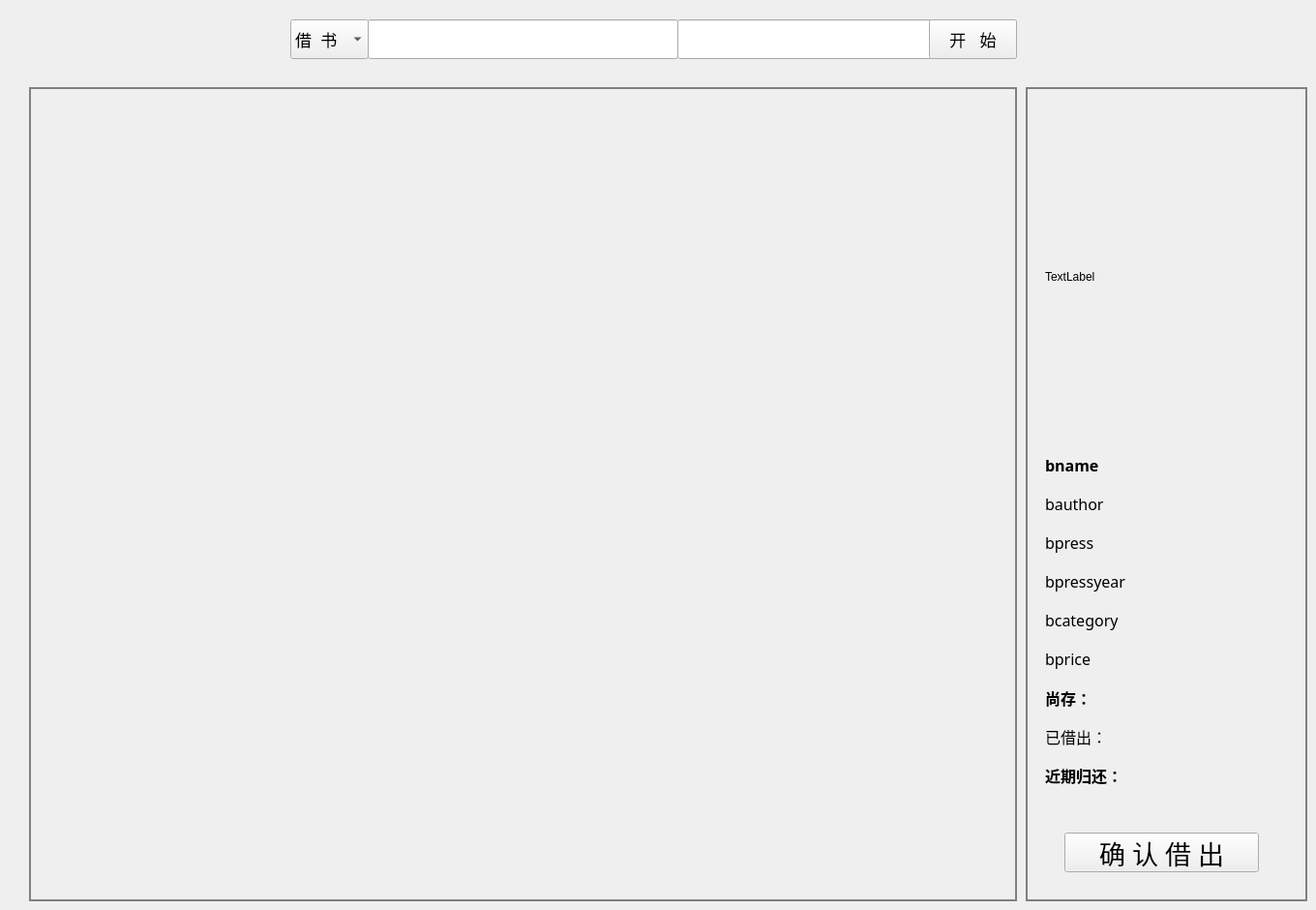
    <widget class="QWidget" name="tab_4">
     <attribute name="title">
      <string>借/还书</string>
     </attribute>
     <widget class="QLineEdit" name="lineEdit_10">
      <property name="geometry">
       <rect>
        <x>700</x>
        <y>20</y>
        <width>351</width>
        <height>41</height>
       </rect>
      </property>
      <property name="font">
       <font>
        <pointsize>14</pointsize>
       </font>
      </property>
     </widget>
     <widget class="QComboBox" name="comboBox">
      <property name="geometry">
       <rect>
        <x>300</x>
        <y>20</y>
        <width>81</width>
        <height>41</height>
       </rect>
      </property>
      <property name="font">
       <font>
        <pointsize>13</pointsize>
       </font>
      </property>
      <item>
       <property name="text">
        <string>借  书</string>
       </property>
      </item>
      <item>
       <property name="text">
        <string>还  书</string>
       </property>
      </item>
     </widget>
     <widget class="QToolButton" name="toolButton_5">
      <property name="geometry">
       <rect>
        <x>960</x>
        <y>20</y>
        <width>91</width>
        <height>41</height>
       </rect>
      </property>
      <property name="font">
       <font>
        <pointsize>13</pointsize>
       </font>
      </property>
      <property name="text">
       <string>开   始</string>
      </property>
     </widget>
     <widget class="QFrame" name="frame_5">
      <property name="geometry">
       <rect>
        <x>30</x>
        <y>90</y>
        <width>1021</width>
        <height>841</height>
       </rect>
      </property>
      <property name="styleSheet">
       <string notr="true">border:2px solid gray;</string>
      </property>
      <property name="frameShape">
       <enum>QFrame::StyledPanel</enum>
      </property>
      <property name="frameShadow">
       <enum>QFrame::Raised</enum>
      </property>
     </widget>
     <widget class="QLineEdit" name="lineEdit_21">
      <property name="geometry">
       <rect>
        <x>380</x>
        <y>20</y>
        <width>321</width>
        <height>41</height>
       </rect>
      </property>
      <property name="font">
       <font>
        <pointsize>14</pointsize>
       </font>
      </property>
     </widget>
     <widget class="QFrame" name="frame_6">
      <property name="geometry">
       <rect>
        <x>1060</x>
        <y>90</y>
        <width>291</width>
        <height>841</height>
       </rect>
      </property>
      <property name="font">
       <font>
        <pointsize>9</pointsize>
       </font>
      </property>
      <property name="styleSheet">
       <string notr="true">QFrame#frame_6{border:2px solid gray}</string>
      </property>
      <property name="frameShape">
       <enum>QFrame::StyledPanel</enum>
      </property>
      <property name="frameShadow">
       <enum>QFrame::Raised</enum>
      </property>
      <widget class="QLabel" name="bpic">
       <property name="geometry">
        <rect>
         <x>20</x>
         <y>20</y>
         <width>251</width>
         <height>351</height>
        </rect>
       </property>
       <property name="styleSheet">
        <string notr="true">QLabel#label_192{border:1px solid blue}</string>
       </property>
       <property name="text">
        <string>TextLabel</string>
       </property>
      </widget>
      <widget class="QLabel" name="bname">
       <property name="geometry">
        <rect>
         <x>20</x>
         <y>380</y>
         <width>231</width>
         <height>21</height>
        </rect>
       </property>
       <property name="font">
        <font>
         <family>楷体</family>
         <pointsize>12</pointsize>
         <weight>75</weight>
         <bold>true</bold>
        </font>
       </property>
       <property name="text">
        <string>bname</string>
       </property>
      </widget>
      <widget class="QLabel" name="bauthor">
       <property name="geometry">
        <rect>
         <x>20</x>
         <y>420</y>
         <width>231</width>
         <height>21</height>
        </rect>
       </property>
       <property name="font">
        <font>
         <family>楷体</family>
         <pointsize>12</pointsize>
        </font>
       </property>
       <property name="text">
        <string>bauthor</string>
       </property>
      </widget>
      <widget class="QLabel" name="bpress">
       <property name="geometry">
        <rect>
         <x>20</x>
         <y>460</y>
         <width>231</width>
         <height>21</height>
        </rect>
       </property>
       <property name="font">
        <font>
         <family>楷体</family>
         <pointsize>12</pointsize>
        </font>
       </property>
       <property name="text">
        <string>bpress</string>
       </property>
      </widget>
      <widget class="QLabel" name="bpressyear">
       <property name="geometry">
        <rect>
         <x>20</x>
         <y>500</y>
         <width>231</width>
         <height>21</height>
        </rect>
       </property>
       <property name="font">
        <font>
         <family>楷体</family>
         <pointsize>12</pointsize>
        </font>
       </property>
       <property name="text">
        <string>bpressyear</string>
       </property>
      </widget>
      <widget class="QLabel" name="bcategory">
       <property name="geometry">
        <rect>
         <x>20</x>
         <y>540</y>
         <width>231</width>
         <height>21</height>
        </rect>
       </property>
       <property name="font">
        <font>
         <family>楷体</family>
         <pointsize>12</pointsize>
        </font>
       </property>
       <property name="text">
        <string>bcategory</string>
       </property>
      </widget>
      <widget class="QLabel" name="bprice">
       <property name="geometry">
        <rect>
         <x>20</x>
         <y>580</y>
         <width>231</width>
         <height>21</height>
        </rect>
       </property>
       <property name="font">
        <font>
         <family>楷体</family>
         <pointsize>12</pointsize>
        </font>
       </property>
       <property name="text">
        <string>bprice</string>
       </property>
      </widget>
      <widget class="QLabel" name="onshelf">
       <property name="geometry">
        <rect>
         <x>20</x>
         <y>620</y>
         <width>231</width>
         <height>21</height>
        </rect>
       </property>
       <property name="font">
        <font>
         <family>楷体</family>
         <pointsize>12</pointsize>
         <weight>75</weight>
         <bold>true</bold>
        </font>
       </property>
       <property name="text">
        <string>尚存：</string>
       </property>
      </widget>
      <widget class="QLabel" name="borrowed">
       <property name="geometry">
        <rect>
         <x>20</x>
         <y>660</y>
         <width>231</width>
         <height>21</height>
        </rect>
       </property>
       <property name="font">
        <font>
         <family>楷体</family>
         <pointsize>12</pointsize>
        </font>
       </property>
       <property name="text">
        <string>已借出：</string>
       </property>
      </widget>
      <widget class="QLabel" name="returndate">
       <property name="geometry">
        <rect>
         <x>20</x>
         <y>700</y>
         <width>231</width>
         <height>21</height>
        </rect>
       </property>
       <property name="font">
        <font>
         <family>楷体</family>
         <pointsize>12</pointsize>
         <weight>75</weight>
         <bold>true</bold>
        </font>
       </property>
       <property name="text">
        <string>近期归还：</string>
       </property>
      </widget>
      <widget class="QToolButton" name="toolButton_8">
       <property name="geometry">
        <rect>
         <x>40</x>
         <y>770</y>
         <width>201</width>
         <height>41</height>
        </rect>
       </property>
       <property name="font">
        <font>
         <family>隶书</family>
         <pointsize>20</pointsize>
        </font>
       </property>
       <property name="text">
        <string>确 认 借 出</string>
       </property>
      </widget>
     </widget>
     <zorder>lineEdit_10</zorder>
     <zorder>comboBox</zorder>
     <zorder>frame_5</zorder>
     <zorder>lineEdit_21</zorder>
     <zorder>frame_6</zorder>
     <zorder>toolButton_5</zorder>
    </widget>
